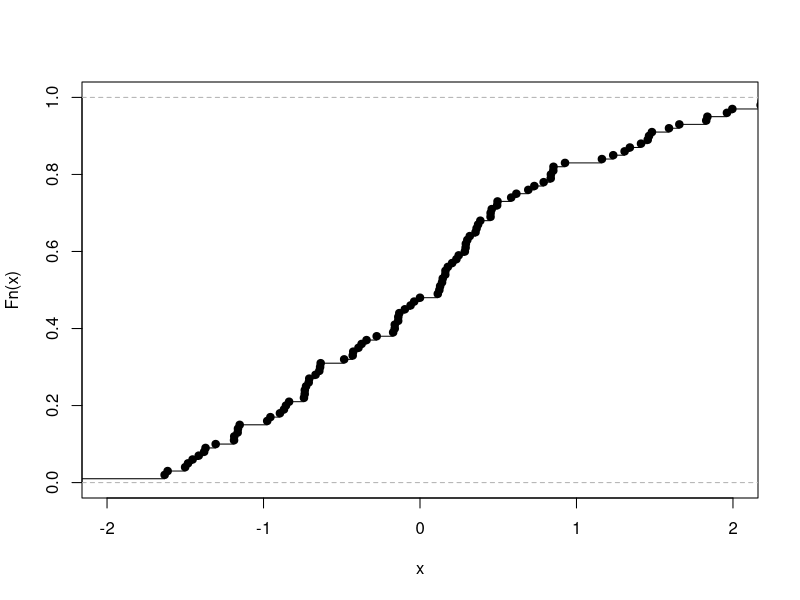
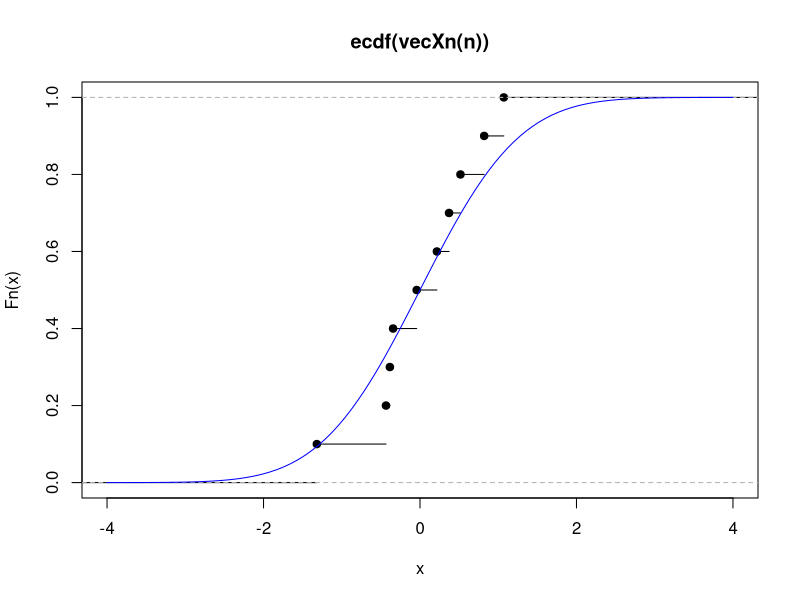
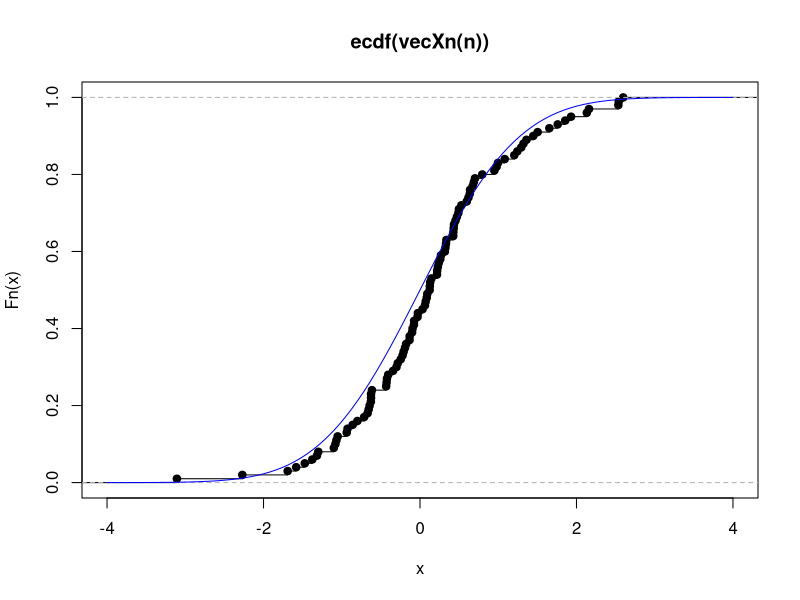
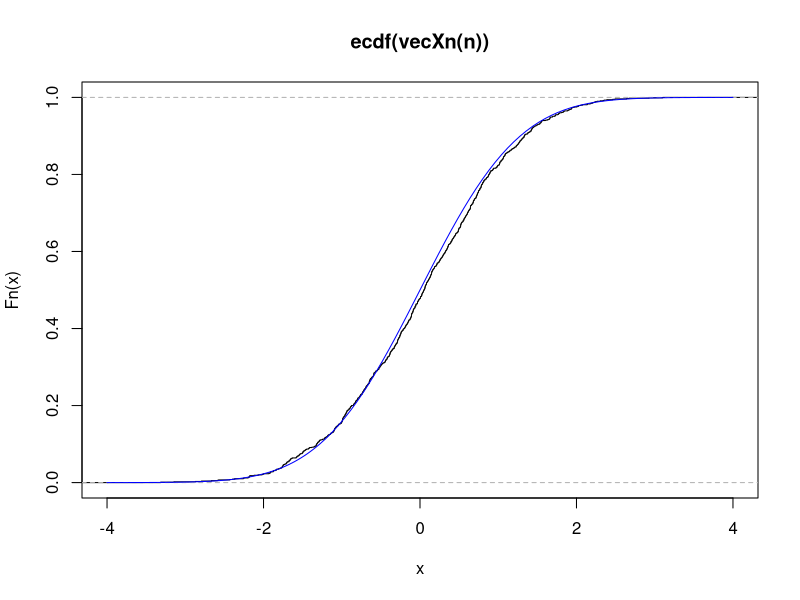

Generate these figures, in order, with R:
# uoc luong diem
## uoc luong cho trung binh
theta = 8
SampleMean = function(n) {
  mean(rnorm(n, mean=theta, sd=1))
}
SampleMean(100)
SampleMean(1000)
SampleMean(10000)
SampleMean(100000)

# tinh chech lech
MeanSample.n = function(m) replicate(m, SampleMean(n))
n=100
mean(MeanSample.n(1000))
mean(MeanSample.n(10000))

## uoc luong cho phuong sai
theta=1
SampleVar = function(n) {
  x.n = rnorm(n, mean=8, sd=sqrt(theta))
  mean(x.n^2)-mean(x.n)^2
}
SampleVar(10000)

# chenh lech
n=10
MeanSampleVar.n = function(m) {
  replicate(m, SampleVar(n))
}
mean(MeanSampleVar.n(100))
mean(MeanSampleVar.n(1000))
mean(MeanSampleVar.n(10000))

## ham phan phoi tich luy thuc nghiem
X=function() rnorm(1)
vecXn = function(n) replicate(n, X())

Fnhat=function(n) {
  ecdf(vecXn(n))
}
vecX = rnorm(100)
sort(vecX)
plot(ecdf(vecX), xlim=c(-2,2), main="")

plot(Fnhat(10), xlim=c(-4,4))
curve(pnorm(x), add=T, col="blue")

plot(Fnhat(100), xlim=c(-4,4))
curve(pnorm(x), add=T, col="blue")

plot(Fnhat(1000), xlim=c(-4,4))
curve(pnorm(x), add=T, col="blue")

## tim uoc luong hop ly cuc dai bang nlog
objective = function(theta, X)
{
  obj = -sum(log(dnorm(X, theta, 2)))
  return(obj)
}

theta.hat = function(X) {
  start = 0.5
  nlminb(start, objective, X=X)$par
}

n = 1000
theta.guess = 8

sample = rnorm(n, mean=theta.guess, 2)
theta.hat(sample)




